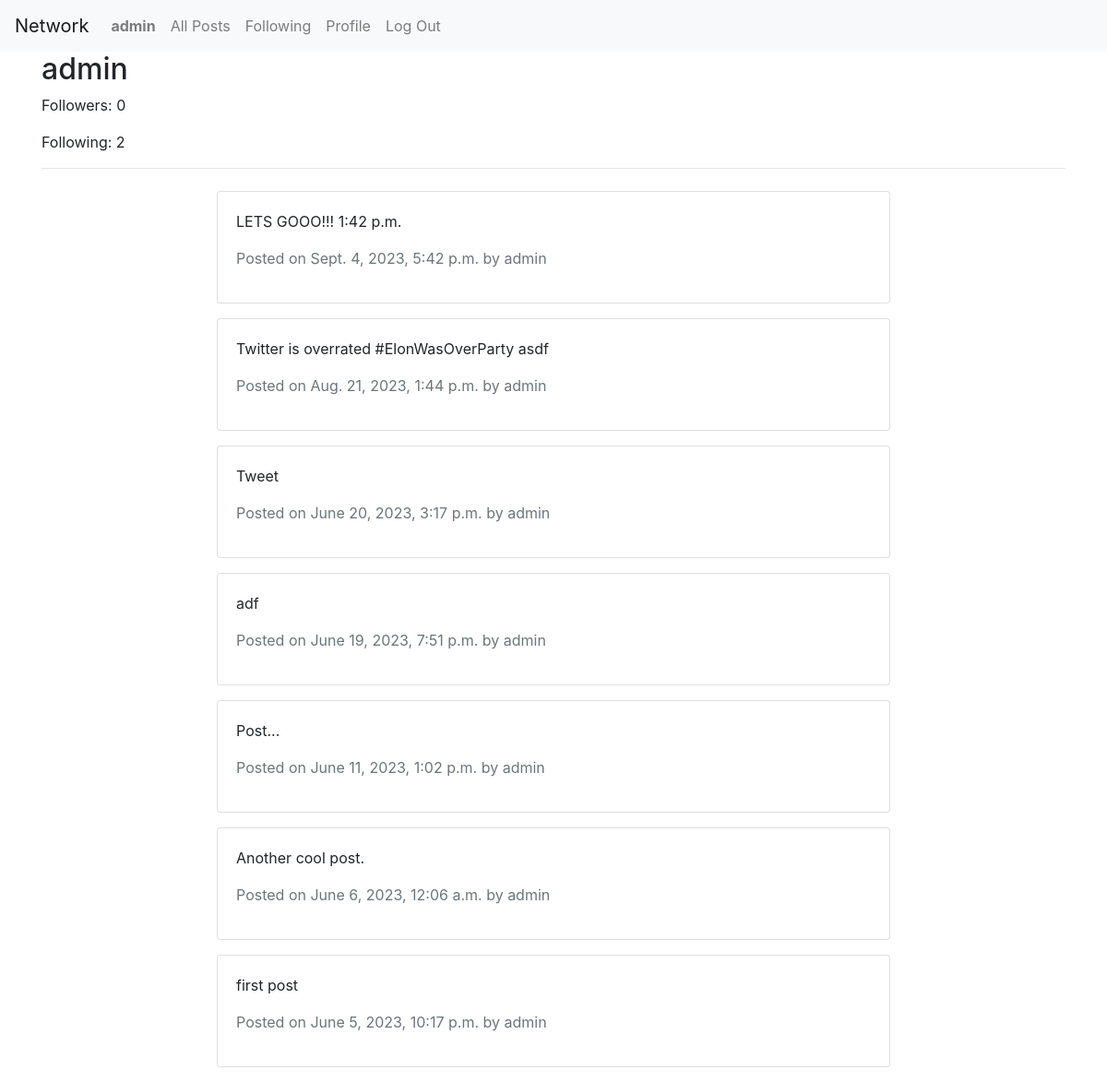
The page /profile/1/ (signed in) on the database as committed earlier.
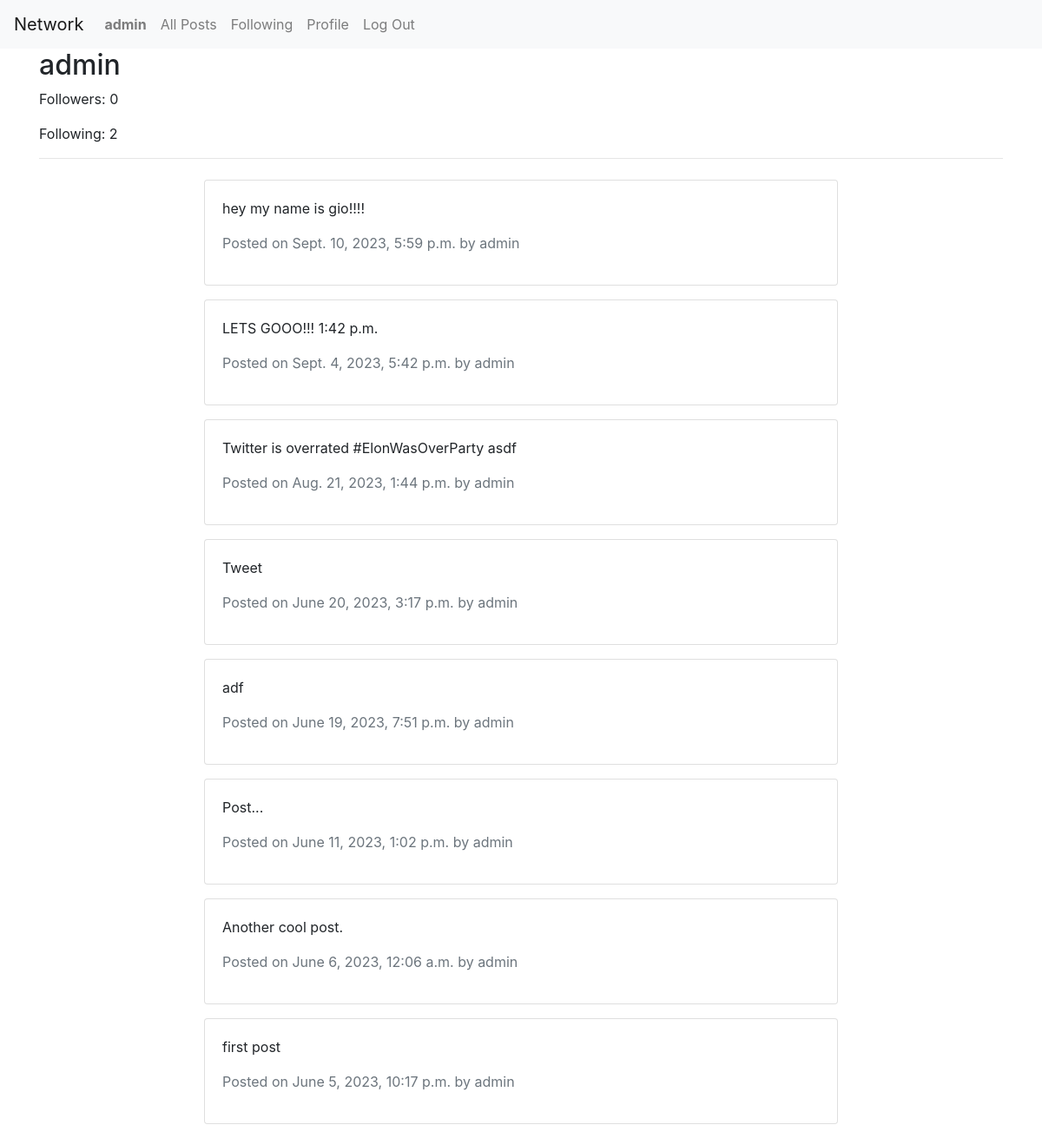
The same page on the database as committed later.
### network/models.py (models this page shows, shortened)
class Post(models.Model):
    content = models.TextField()
    image = models.ImageField(upload_to='post_images/', blank=True, null=True)
    author = models.ForeignKey(User, on_delete=models.CASCADE)
    timestamp = models.DateTimeField(auto_now_add=True)
    likes = models.ManyToManyField(User, related_name='liked_posts', default=0)
    views = models.PositiveIntegerField(default=0)

class User(AbstractUser):
    followers = models.ManyToManyField('self', symmetrical=False, related_name='following')

### network/views.py (the view)
# urls.py: path('profile/<int:user_id>/', views.profile, name='profile'),
@login_required
def profile(request, user_id):
    profile_user = get_object_or_404(User, id=user_id)
    user = request.user
    posts = Post.objects.filter(author=profile_user).order_by('-timestamp')
    is_following = profile_user.followers.filter(id=user.id).exists()
    if request.method == 'POST':
        if profile_user.followers.filter(id=user.id).exists():
            profile_user.followers.remove(user)
        else:
            profile_user.followers.add(user)
        is_following = not is_following
    return render(request, 'network/profile.html', {
        'profile_user': profile_user,
        'posts': posts,
        'is_following': is_following
    })

### network/templates/network/profile.html (shortened to what this page needs)
{% extends "network/layout.html" %} {% block body %}
<div class="container">
  <h2>{{ profile_user.username }}</h2>
  <p id="followers-count">Followers: {{ profile_user.followers.count }}</p>
  <p>Following: {{ profile_user.following.count }}</p>
  <hr />
  <div class="row mt-4">
    <div class="col-md-8 offset-md-2">
      {% for post in posts %}
      <div class="card mb-3">
        <div class="card-body">
          <p>{{ post.content }}</p>
          <p class="text-muted">
            Posted on {{ post.timestamp }} by {{ post.author.username }}
          </p>
        </div>
      </div>
      {% empty %}
      <p>No posts found.</p>
      {% endfor %}
    </div>
  </div>
</div>
{% endblock %}

Rows that differ between the two databases and show on the page:
added Post: content "hey my name is gio!!!!", timestamp "Sept. 10, 2023, 5:59 p.m.", author.username "admin"
